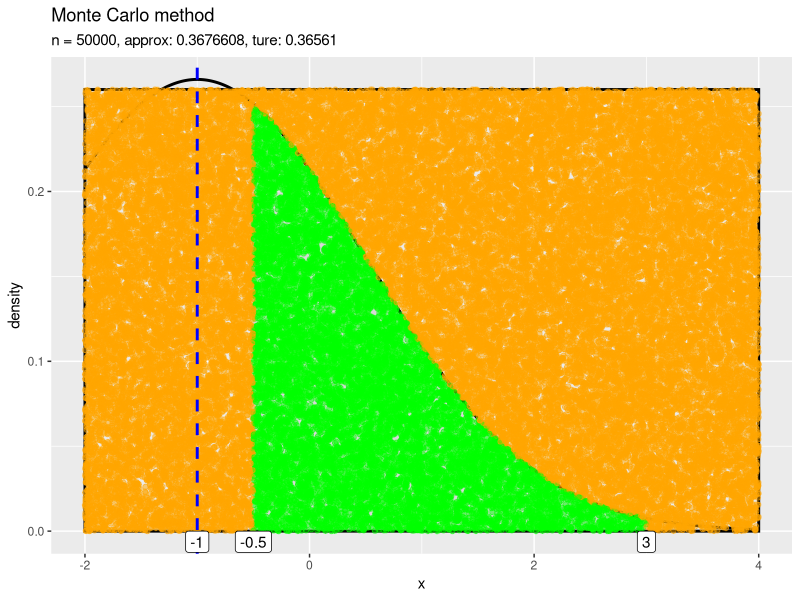

This chart was generated by the following R code: (Note: this script raises an error after producing the figure.)

# 3.1.4 さまざまな確率分布に従う乱数の生成 -----------------------------------------------------

# 利用パッケージ
library(tidyverse)
library(gganimate)

# チェック用
library(ggplot2)


# モンテカルロ・シミュレーションによる面積の近似計算 ----------------------------

# 正規分布のパラメータを指定
mu  <- -1
sgm <- 1.5

# 確率計算用の範囲を指定
x_lower <- -0.5
x_upper <- 3

# 確率密度の最大値を確認
seq(from = x_lower, to = x_upper, length.out = 1000) |> 
  dnorm(mean = mu, sd = sgm) |> 
  max()

# サンプル用の範囲を指定
x_min <- -2
x_max <- 4
y_max <- 0.26

# 真の確率(面積)を計算
true_prob_val <- pnorm(q = x_upper, mean = mu, sd = sgm) - pnorm(q = x_lower, mean = mu, sd = sgm)

# 確率区間の正規分布を計算
norm_area_df <- tibble::tibble(
  x    = seq(from = x_lower, to = x_upper, length.out = 1000), 
  dens = dnorm(x = x, mean = mu, sd = sgm)
)

# サンプリング区間の正規分布を計算
norm_df <- tibble::tibble(
  x    = seq(from = x_min, to = x_max, length.out = 1000), 
  dens = dnorm(x = x, mean = mu, sd = sgm)
)

# 試行回数(サンプルサイズ)を指定
iter <- 50000

# サンプリング
set.seed(123)
dots_df <- tibble::tibble(
  n = 1:iter, # 試行回数(累積データ数)
  x = runif(n = iter, min = x_min, max = x_max), # x軸の値
  y = runif(n = iter, min = 0, max = y_max)      # y軸の値
) |> 
  dplyr::mutate(
    inner_flag  = x > x_lower & x < x_upper & y < dnorm(x = x, mean = mu, sd = sgm), # 領域内の判定
    inner_num   = cumsum(inner_flag), # 領域内の累積データ数
    inner_ratio = inner_num / n       # 領域内データ率
  )

# 領域内のデータの割合を取得
inner_ratio_val <- dots_df |> 
  dplyr::filter(n == iter) |> 
  dplyr::pull(inner_ratio)

# サンプリング範囲の面積を計算
sample_area_val <- (x_max - x_min) * y_max

# 確率の近似値を計算
approx_prob_val <- sample_area_val * inner_ratio_val


# ラベル位置を格納
label_df <- tibble::tibble(
  x = c(x_lower, x_upper, mu)
)

# サンプルを作図
ggplot() + 
  geom_rect(mapping = aes(xmin = x_min, xmax = x_max, ymin = 0, ymax = y_max), 
            color = "black", alpha = 0, linewidth = 1) + # サンプリングの範囲
  geom_line(data = norm_df, 
            mapping = aes(x = x, y = dens), 
            linewidth = 1) + # 正規分布の曲線
  geom_area(data = norm_area_df, 
            mapping = aes(x = x, y = dens), 
            color = "black", alpha = 0.1, linewidth = 1) + # 真の確率の領域
  geom_point(data = dots_df, 
             mapping = aes(x = x, y = y, color = inner_flag), 
             alpha = 0.5, size = 1.5) + # サンプルの点
  geom_vline(mapping = aes(xintercept = mu), 
             color = "blue", linewidth = 1, linetype = "dashed") + # 正規分布の平均
  geom_label(data = label_df, 
             mapping = aes(x = x, y = 0, label = x), 
             vjust = 1) + # 区間ラベル
  scale_color_manual(breaks = c(TRUE, FALSE), values = c("green", "orange")) + # 領域内外で色分け
  theme(legend.position = "none") + 
  labs(title = "Monte Carlo method", 
       subtitle = paste0("n = ", iter, ", approx: ", approx_prob_val, ", ture: ", round(true_prob_val, digits = 5)), 
       x = "x", y = "density")


# 1フレーム当たりのデータ数を指定
n_per_frame <- 500

# フレーム数を設定
frame_num <- iter / n_per_frame
frame_num

# アニメ用にサンプルを複製
trace_dots_df <- dots_df |> 
  dplyr::rename(i = n) |> # データ番号列に変更
  tidyr::uncount(weights = (iter-i)%/%n_per_frame+1, .id = "n") |> # バッチデータに複製
  dplyr::mutate(
    n = iter - (n-1)*n_per_frame # 複製行番号列をデータ数列に変換
  ) |> 
  dplyr::group_by(n) |> # 割合の計算用
  dplyr::mutate(
    inner_ratio = sum(inner_flag) / n, # 領域内データ率
    label = paste0(
      "n = ", n, 
      ", approx: ", round(sample_area_val*inner_ratio, digits = 5), 
      ", true: ", round(true_prob_val, digits = 5)
    )
  ) |> 
  dplyr::ungroup() |> 
  tibble::add_row(
    i = 0, 
    n = 0, 
    label = paste0("n = 0, approx: NA, true: ", true_prob_val)
  ) |> # 初回フレーム用にダミーを追加
  dplyr::arrange(n, i) |> # 因子レベルの設定用
  dplyr::mutate(
    label = factor(label, levels = unique(label)) # フレーム番号に応じてレベル付け
  )

# サンプルのアニメーションを作図
anim <- ggplot() + 
  geom_rect(mapping = aes(xmin = x_min, xmax = x_max, ymin = 0, ymax = y_max), 
            color = "black", alpha = 0, linewidth = 1) + # サンプリングの範囲
  geom_line(data = norm_df, 
            mapping = aes(x = x, y = dens), 
            linewidth = 1) + # 正規分布の曲線
  geom_area(data = norm_area_df, 
            mapping = aes(x = x, y = dens), 
            color = "black", alpha = 0.1, linewidth = 1) + # 真の確率の領域
  geom_point(data = trace_dots_df, 
             mapping = aes(x = x, y = y, color = inner_flag), 
             alpha = 0.5, size = 1.5) + # サンプルの点
  gganimate::transition_manual(frames = label) + # フレーム
  scale_color_manual(breaks = c(TRUE, FALSE), values = c("green", "orange")) + # 領域内外で色分け
  theme(legend.position = "none") + 
  labs(title = "Monte Carlo method", 
       subtitle = "{current_frame}", 
       x = "x", y = "density")

# 停止フレーム数を指定
pause_frame <- 10

# gif画像を作成
gganimate::animate(
  plot = anim, 
  nframes = frame_num+pause_frame, end_pause = pause_frame, fps = 10, 
  width = 800, height = 600, 
  renderer = gganimate::gifski_renderer()
)
